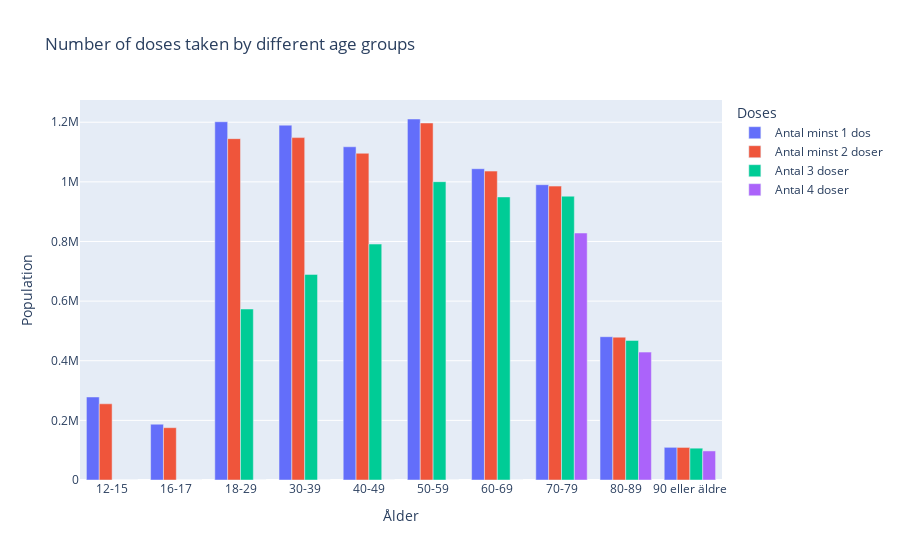

The code cell stored with this chart in its notebook:
### Code cell
fig = px.bar(
    data_frame=df,
    
    x="Ålder",
    #y=[
        #df["Antal minst 1 dos"] / df["Befolkning"],
        #df["Antal minst 2 doser"] / df["Befolkning"],
        #df["Antal 3 doser"] / df["Befolkning"],
        #df["Antal 4 doser"] / df["Befolkning"]
    #],
    y=["Antal minst 1 dos", "Antal minst 2 doser", "Antal 3 doser", "Antal 4 doser"],
    #color = "Län_namn",
    labels={"Ålder": "Ålder", "value": "Population", "variable":"Doses"},
    title="Number of doses taken by different age groups",
    barmode="group"
    

)
fig.show()
#fig.write_html("uppgift 3-4.html", auto_open = True)

### Figure 1 — Plotly figure (JSON) as saved in the notebook; plotly's stock layout.template omitted (floating-point values rounded to 4 significant figures)
{"data": [{"alignmentgroup": "True", "hovertemplate": "Doses=Antal minst 1 dos<br>Ålder=%{x}<br>Population=%{y}<extra></extra>", "legendgroup": "Antal minst 1 dos", "marker": {"color": "#636efa", "pattern": {"shape": ""}}, "name": "Antal minst 1 dos", "offsetgroup": "Antal minst 1 dos", "orientation": "v", "showlegend": true, "textposition": "auto", "type": "bar", "x": ["12-15", "16-17", "18-29", "30-39", "40-49", "50-59", "60-69", "70-79", "80-89", "90 eller äldre"], "xaxis": "x", "y": [278405, 187077, 1201569, 1190083, 1117660, 1210791, 1044061, 990440, 480671, 109619], "yaxis": "y"}, {"alignmentgroup": "True", "hovertemplate": "Doses=Antal minst 2 doser<br>Ålder=%{x}<br>Population=%{y}<extra></extra>", "legendgroup": "Antal minst 2 doser", "marker": {"color": "#EF553B", "pattern": {"shape": ""}}, "name": "Antal minst 2 doser", "offsetgroup": "Antal minst 2 doser", "orientation": "v", "showlegend": true, "textposition": "auto", "type": "bar", "x": ["12-15", "16-17", "18-29", "30-39", "40-49", "50-59", "60-69", "70-79", "80-89", "90 eller äldre"], "xaxis": "x", "y": [255541, 175480, 1144897, 1148376, 1095826, 1197415, 1036035, 985748, 479037, 109230], "yaxis": "y"}, {"alignmentgroup": "True", "hovertemplate": "Doses=Antal 3 doser<br>Ålder=%{x}<br>Population=%{y}<extra></extra>", "legendgroup": "Antal 3 doser", "marker": {"color": "#00cc96", "pattern": {"shape": ""}}, "name": "Antal 3 doser", "offsetgroup": "Antal 3 doser", "orientation": "v", "showlegend": true, "textposition": "auto", "type": "bar", "x": ["12-15", "16-17", "18-29", "30-39", "40-49", "50-59", "60-69", "70-79", "80-89", "90 eller äldre"], "xaxis": "x", "y": [0, 0, 573532, 689647, 791299, 1000554, 949409, 951943, 468149, 106717], "yaxis": "y"}, {"alignmentgroup": "True", "hovertemplate": "Doses=Antal 4 doser<br>Ålder=%{x}<br>Population=%{y}<extra></extra>", "legendgroup": "Antal 4 doser", "marker": {"color": "#ab63fa", "pattern": {"shape": ""}}, "name": "Antal 4 doser", "offsetgroup": "Antal 4 doser", "orientation": "v", "showlegend": true, "textposition": "auto", "type": "bar", "x": ["12-15", "16-17", "18-29", "30-39", "40-49", "50-59", "60-69", "70-79", "80-89", "90 eller äldre"], "xaxis": "x", "y": [0, 0, 0, 0, 0, 0, 0, 828445, 428931, 97491], "yaxis": "y"}], "layout": {"barmode": "group", "legend": {"title": {"text": "Doses"}, "tracegroupgap": 0}, "title": {"text": "Number of doses taken by different age groups"}, "xaxis": {"anchor": "y", "domain": [0, 1], "title": {"text": "Ålder"}}, "yaxis": {"anchor": "x", "domain": [0, 1], "title": {"text": "Population"}}}}
